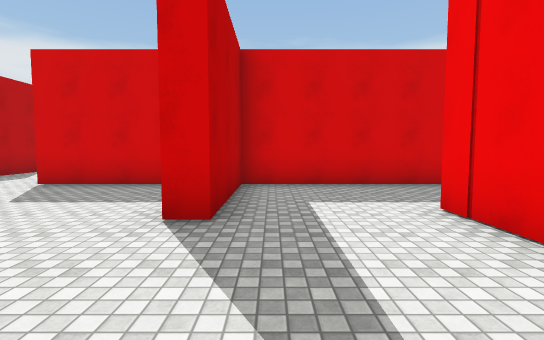
view 1 (above)

19 first-person views from a walk through a Unity game level. The camera is 1.5 m above the floor, tilts 4° down and sees 85° across. The floor is counted in squares, 2 m on a side. Each view is taken from the middle of a square. On the plan, view 1 faces up. The plan holds only what a view shows up to about 10 squares ahead; the rest is blank. The place goes on beyond the plan. The player is left out. Surface patterns are stand-ins for the level's own textures.

view 2
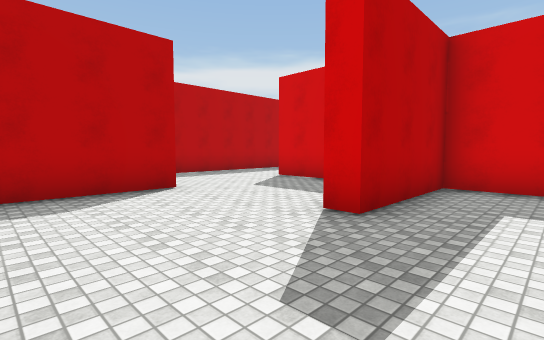

view 3
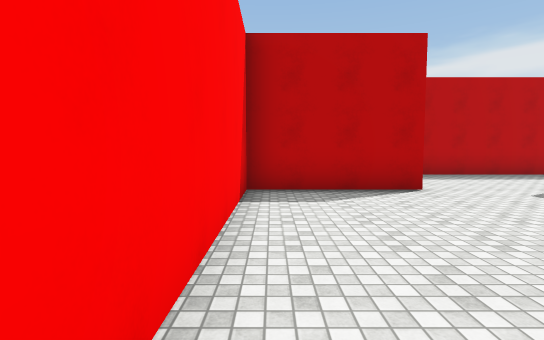

view 4
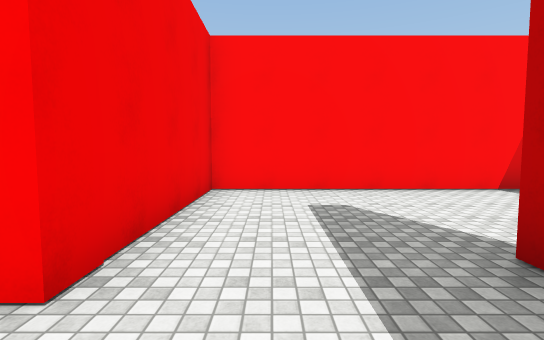

view 5
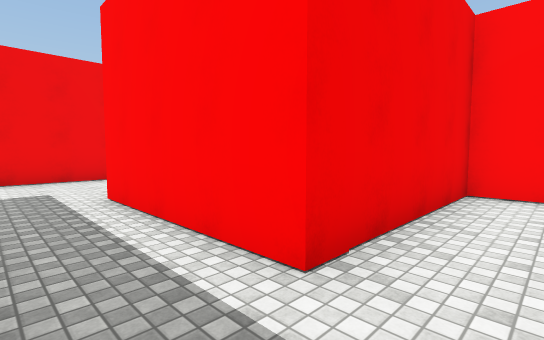

view 6
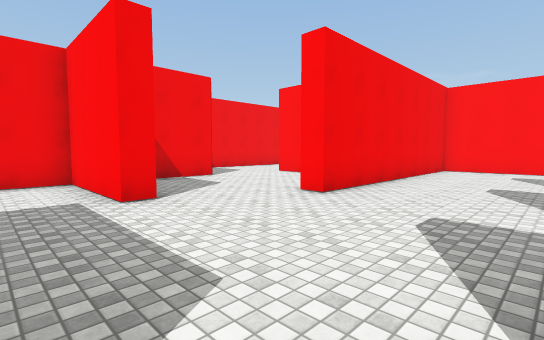

view 7
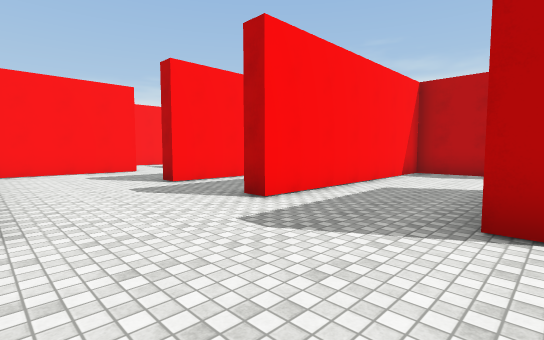

view 8
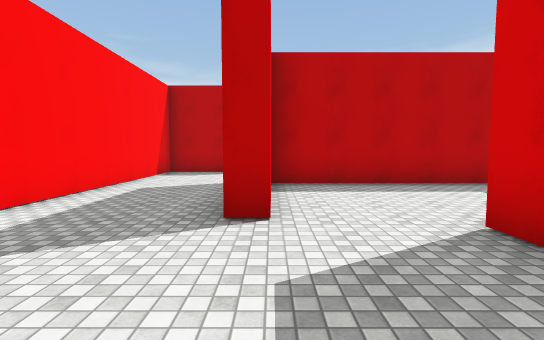

view 9
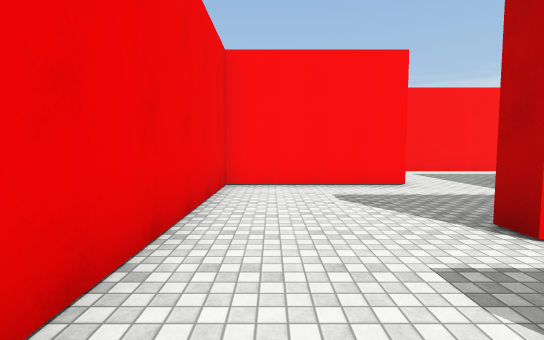

view 10
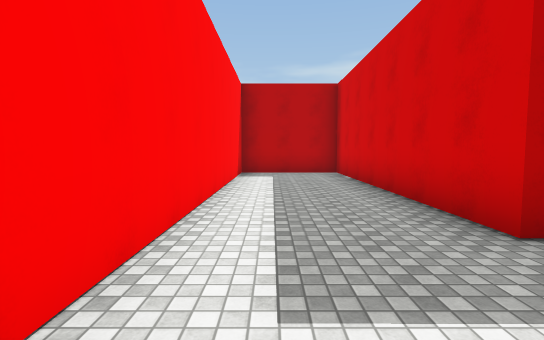

view 11
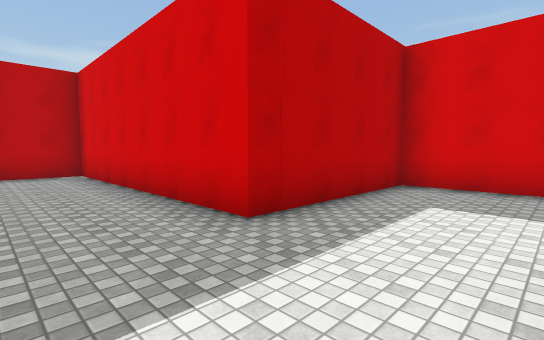

view 12
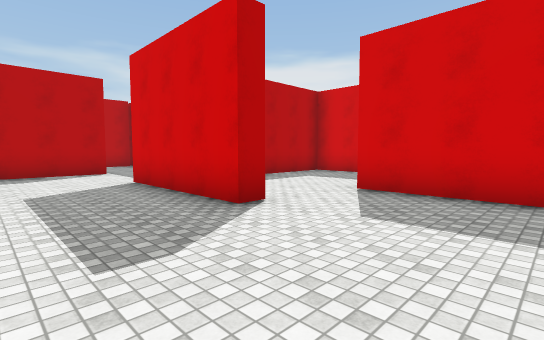

view 13
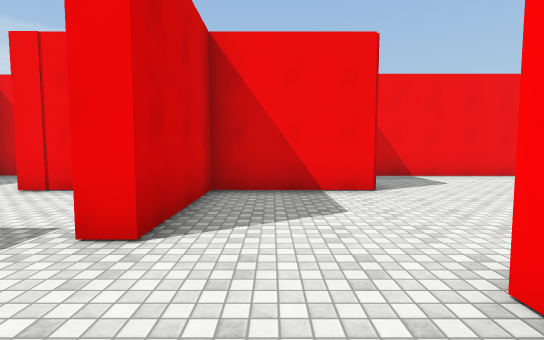

view 14
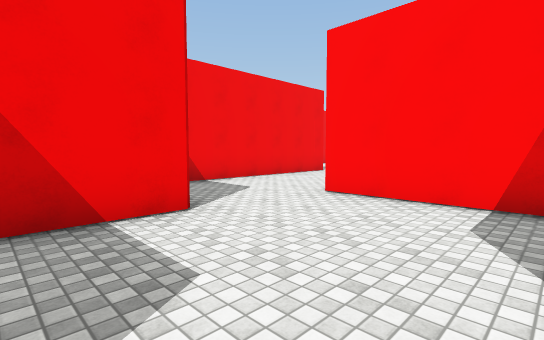

view 15
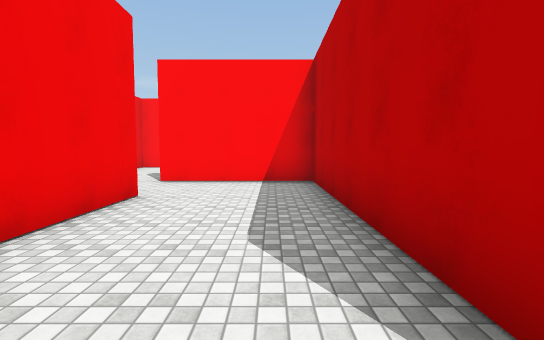

view 16
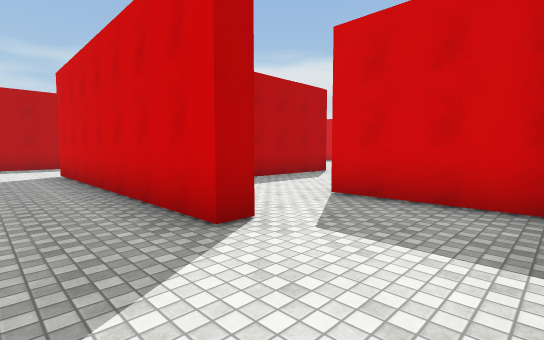

view 17
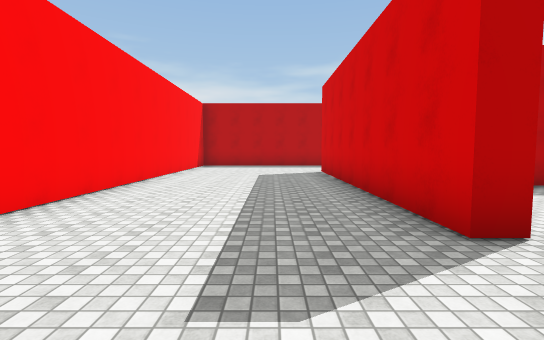

view 18
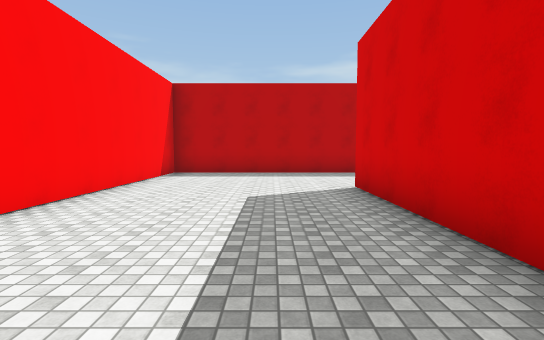

view 19
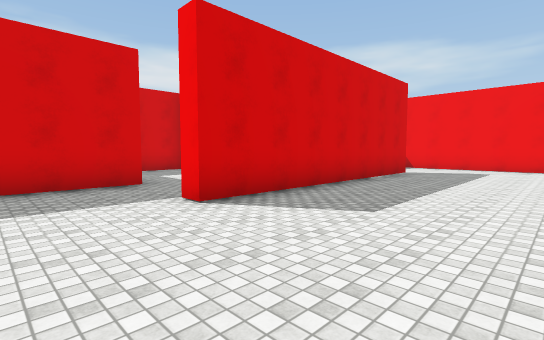

### Floor plan
Points are (right, up) in squares from view 1. A wall is a line through its corners. A room is listed if a view was taken in it or the views show most of it. See-through windows are left out.
Room 1 (views 1, 2, 3, 4, 5)
walls: (-4.3, 2.8) (-4.3, -0.5) (2.1, -0.5) (2.1, 3.6); (1.6, 6.2) (-0.6, 6.2) (-0.6, 3.1) (-1.2, 3.1)
ways out: opening at (1, 4.5) to room 2; opening at (-2.3, 3)
Room 2 (views 6, 7, 8, 9, 10, 11, 12, 13)
walls: (3.6, 6.2) (1.6, 6.2); (4.8, 3.1) (2.6, 3.1) (2.6, -1) (-4.3, -1) (-4.3, -4) (4, -4); (2.1, 3.6) (5.9, 3.6) (5.9, 3.1); (5.9, 10) (5.9, 9.5) (2.1, 9.5); (5.1, -0.2) (9, -0.2) (9, 6.7) (9.5, 6.7); (10.4, 9.6) (13.3, 9.6) (13.3, 12.5); (-0.6, 9.8) (-0.6, 6.7) (5.9, 6.7) (5.9, 6.1); (2.6, 12.5) (2.6, 10); (8.9, 12) (6.1, 12)
ways out: opening at (1, 4.5) to room 1; opening at (10, 8) to room 3; opening at (-1, 10.5)
Room 3 (views 14, 15)
walls: (13.1, 3.2) (13.1, -2.9) (16.6, -2.9); (13.3, 6) (13.3, 9.1) (10.4, 9.1) (10.4, 9.6); (10.1, 3.6) (13.1, 3.6); (16.1, -0.7) (16.1, 5.1)
ways out: opening at (10, 8) to room 2; opening at (17, -2) to room 4
Room 4 (views 16, 17, 18, 19)
walls: (16.6, -2.9) (16.6, -3.4) (9.2, -3.4) (9.2, -2.8); (9.5, -0.7) (7.2, -0.7); (19.2, -6.5) (19.2, -5); (18.9, -0.7) (16.1, -0.7); (5.9, -2.4) (5.9, -8.1) (15.8, -8.1)
ways out: opening at (17, -2) to room 3; opening at (9, -2)

Where each view was taken, in squares from view 1:
view 1: 0 up, 0 right, facing up
view 2: 0 up, 1 right, facing up-left
view 3: 0 up, 1 right, facing left
view 4: 5 up, 1 right, facing down
view 5: 5 up, 1 right, facing down-right
view 6: 11 up, 6 right, facing down-right
view 7: 10 up, 9 right, facing down-left
view 8: 10 up, 9 right, facing left
view 9: 6 up, 8 right, facing down
view 10: 3 down, 5 right, facing left
view 11: 3 down, 5 right, facing up-left
view 12: 7 up, 9 right, facing up-left
view 13: 8 up, 8 right, facing right
view 14: 8 up, 10 right, facing down-right
view 15: 4 up, 14 right, facing down
view 16: 5 down, 19 right, facing up-left
view 17: 5 down, 19 right, facing left
view 18: 5 down, 15 right, facing left
view 19: 7 down, 7 right, facing up-right
